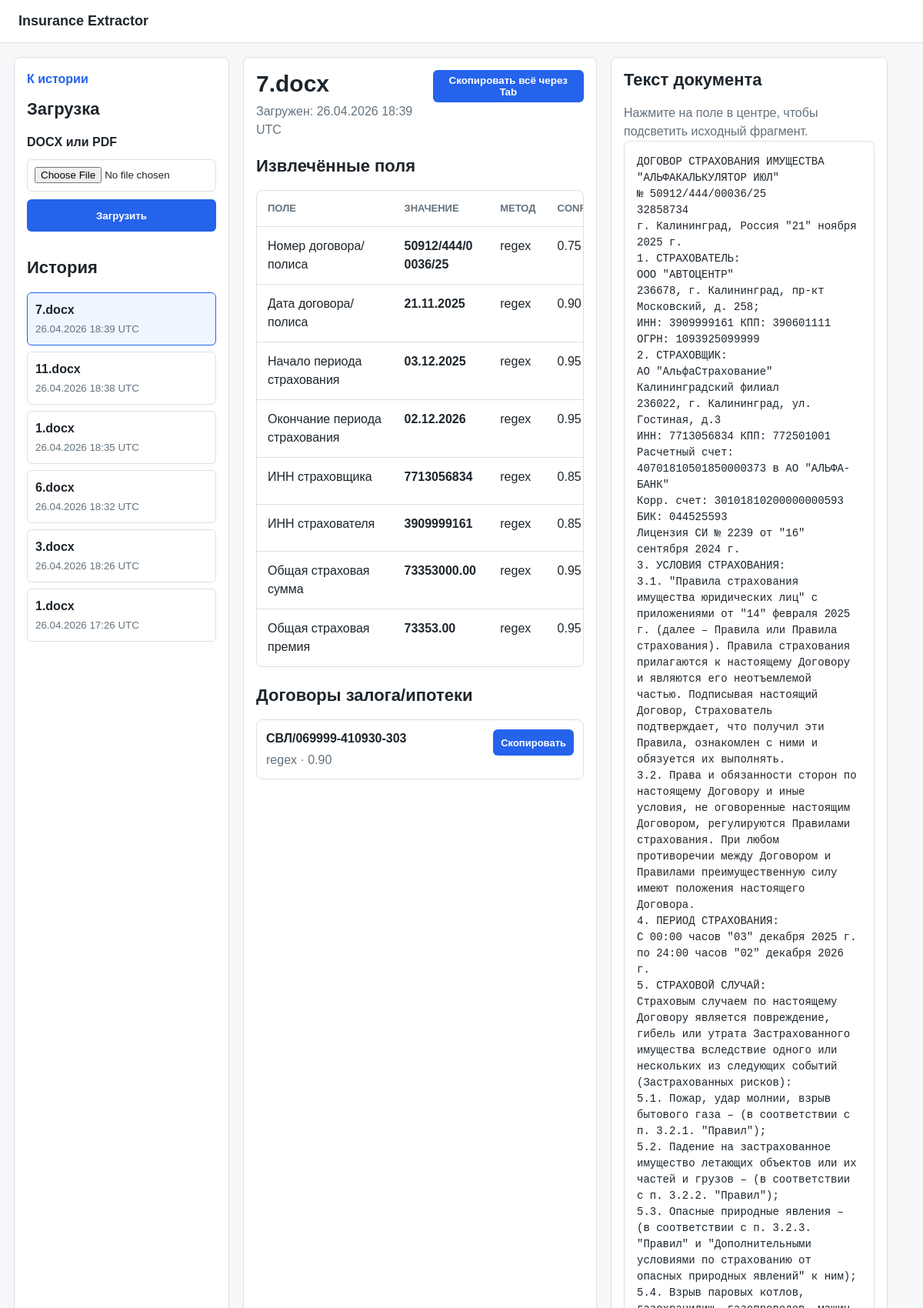
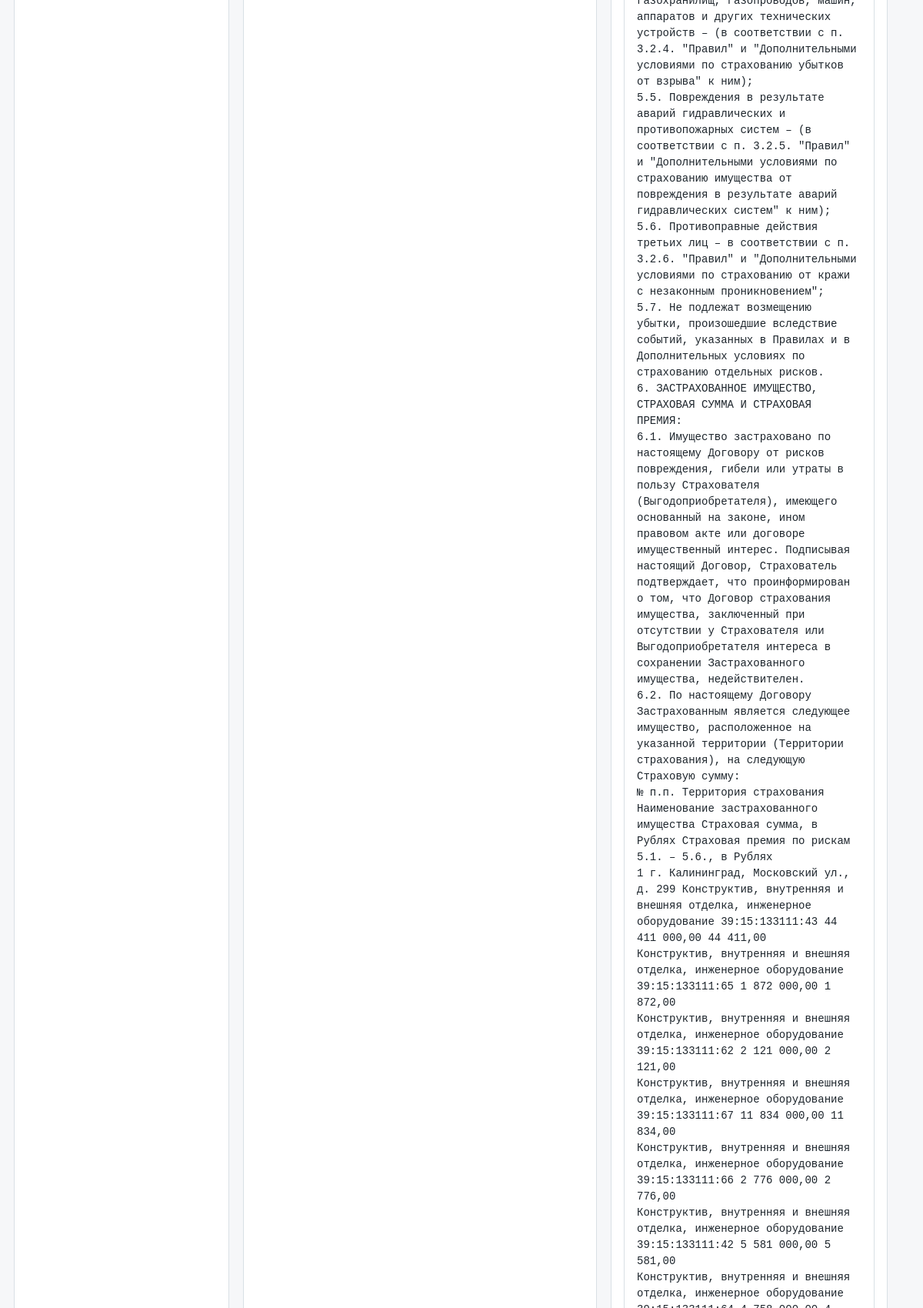
The app's page /documents/6 (upper part) with its own data (2 pictures, top to bottom).
### app/models.py (models this page shows, shortened)
class Document(db.Model):
    __tablename__ = "documents"
    id = db.Column(db.Integer, primary_key=True)
    original_filename = db.Column(db.String(255), nullable=False)
    stored_filename = db.Column(db.String(255), nullable=False, unique=True)
    file_path = db.Column(db.String(500), nullable=False)
    text_content = db.Column(db.Text, nullable=True)
    extraction_result_json = db.Column(db.Text, nullable=True)
    status = db.Column(db.String(50), nullable=False, default="uploaded")
    created_at = db.Column(
        db.DateTime,
        nullable=False,
        default=lambda: datetime.now(timezone.utc),
    )

### app/routes.py (the view)
@main_bp.route("/documents/<int:document_id>")
def document_detail(document_id):
    document = db.session.get(Document, document_id)
    if document is None:
        abort(404)
    documents = Document.query.order_by(Document.created_at.desc()).all()
    extraction_data = load_extraction_data(document)
    field_rows = field_rows_from_extraction(extraction_data)
    pledge_fields = extraction_data.get("pledge_agreements", [])
    highlighted_text = build_highlighted_text(
        document.text_content or "",
        source_texts_from_extraction(extraction_data),
    )
    copy_all_text = build_copy_all_text(field_rows, pledge_fields)
    return render_template(
        "document.html",
        document=document,
        documents=documents,
        field_rows=field_rows,
        pledge_fields=pledge_fields,
        highlighted_text=highlighted_text,
        copy_all_text=copy_all_text,
    )

### app/routes.py (called while the page is built, shortened)
def load_extraction_data(document):
    if document.extraction_result_json:
        return json.loads(document.extraction_result_json)

def field_rows_from_extraction(extraction_data):
    rows = []
    for key in FIELD_ORDER:
        field = extraction_data.get(key)
        if field:
            rows.append(field)
    return rows

def source_texts_from_extraction(extraction_data):
    source_texts = []
    for key in FIELD_ORDER:
        field = extraction_data.get(key) or {}
        source_text = field.get("source_text")
        if source_text:
            source_texts.append(source_text)
    for field in extraction_data.get("pledge_agreements", []):
        source_text = field.get("source_text")
        if source_text:
            source_texts.append(source_text)
    return source_texts

def build_copy_all_text(field_rows, pledge_fields):
    lines = ["Поле\tЗначение\tМетод\tConfidence\tПредупреждения"]
    for field in field_rows + pledge_fields:
        warnings = "; ".join(field.get("warnings") or [])
        lines.append(
            "\t".join(
                [
                    field.get("label") or field.get("name") or "",
                    field.get("value") or "",
                    field.get("method") or "",
                    str(field.get("confidence") if field.get("confidence") is not None else ""),
                    warnings,
                ]
            )
        )
    return "\n".join(lines)

### app/templates/document.html (shortened to what this page needs)
{% extends "base.html" %}
{% block content %}
<section class="document-workspace">
    <aside class="workspace-panel left-panel">
        <a class="back-link" href="{{ url_for('main.index') }}">К истории</a>
        <h2>Загрузка</h2>
        <form class="upload-form compact-upload" method="post" action="{{ url_for('main.index') }}" enctype="multipart/form-data">
            <label class="file-label" for="document">DOCX или PDF</label>
            <input id="document" name="document" type="file" accept=".docx,.pdf" required>
            <button type="submit">Загрузить</button>
        </form>
        <h2>История</h2>
        <div class="history-list">
            {% for item in documents %}
                <a class="history-item {% if item.id == document.id %}is-active{% endif %}" href="{{ url_for('main.document_detail', document_id=item.id) }}">
                    <span>{{ item.original_filename }}</span>
                    <small>{{ item.created_at.strftime("%d.%m.%Y %H:%M") }} UTC</small>
                </a>
            {% endfor %}
        </div>
    </aside>
    <section class="workspace-panel center-panel">
        <div class="document-heading">
            <div>
                <h1>{{ document.original_filename }}</h1>
                <p class="muted">Загружен: {{ document.created_at.strftime("%d.%m.%Y %H:%M") }} UTC</p>
            </div>
            <button type="button" data-copy-all>Скопировать всё через Tab</button>
        </div>
        <h2>Извлечённые поля</h2>
        <div class="fields-table-wrap">
            <table class="fields-table">
                <thead>
                    <tr>
                        <th>Поле</th>
                        <th>Значение</th>
                        <th>Метод</th>
                        <th>Confidence</th>
                    </tr>
                </thead>
                <tbody>
                    {% for field in field_rows %}
                        <tr class="source-row" data-source-text="{{ field.source_text or '' }}">
                            <td>{{ field.label }}</td>
                            <td class="field-value">{{ field.value or "—" }}</td>
                            <td>{{ field.method }}</td>
                            <td>{{ "%.2f"|format(field.confidence) }}</td>
                        </tr>
                    {% endfor %}
                </tbody>
            </table>
        </div>
        <h2>Договоры залога/ипотеки</h2>
        {% if pledge_fields %}
            <div class="pledge-list">
                {% for field in pledge_fields %}
                    <div class="pledge-item source-row" data-source-text="{{ field.source_text or '' }}">
                        <div>
                            <strong>{{ field.value }}</strong>
                            <span>{{ field.method }} · {{ "%.2f"|format(field.confidence) }}</span>
                        </div>
                        <button type="button" class="copy-button" data-copy-value="{{ field.value or '' }}">Скопировать</button>
                    </div>
                {% endfor %}
            </div>
        {% else %}
            <p class="empty">Договоры залога/ипотеки не найдены.</p>
        {% endif %}
    </section>
    <aside class="workspace-panel right-panel">
        <h2>Текст документа</h2>
        <p class="muted">Нажмите на поле в центре, чтобы подсветить исходный фрагмент.</p>
        {% if document.text_content %}
            <pre class="text-preview source-text-preview" data-document-text>{{ document.text_content }}</pre>
        {% else %}
            <p class="empty">Текст не найден.</p>
        {% endif %}
    </aside>
</section>
{% endblock %}

### app/static/css/style.css (style rules this page uses)
:root { --bg: #f6f7f9; --surface: #ffffff; --surface-muted: #eef3f5; --text: #1d252c; --muted: #64727d; --border: #d9e0e5; --primary: #2563eb; --primary-dark: #1d4ed8; --success-bg: #e7f7ed; --success-text: #166534; --error-bg: #fdecec; --error-text: #991b1b; --accent: #0f766e; }
* { box-sizing: border-box; }
body { margin: 0; background: var(--bg); color: var(--text); font-family: Arial, Helvetica, sans-serif; line-height: 1.5; }
h1, h2 { margin: 0 0 18px; line-height: 1.2; }
h1 { font-size: 30px; }
h2 { font-size: 22px; }
.upload-form { display: grid; gap: 10px; max-width: 720px; }
.file-label { font-weight: 700; }
input[type="file"] { width: 100%; min-height: 42px; padding: 9px; background: var(--surface); border: 1px solid var(--border); border-radius: 6px; }
button { min-height: 42px; padding: 0 18px; color: #ffffff; background: var(--primary); border: 0; border-radius: 6px; cursor: pointer; font-weight: 700; }
table { width: 100%; min-width: 680px; border-collapse: collapse; }
th, td { padding: 13px 14px; border-bottom: 1px solid var(--border); text-align: left; vertical-align: top; }
th { color: var(--muted); font-size: 13px; text-transform: uppercase; }
tbody tr:last-child td { border-bottom: 0; }
.text-link, .back-link { color: var(--primary); font-weight: 700; text-decoration: none; }
.back-link { display: inline-block; margin-bottom: 14px; }
.text-preview { min-height: 360px; max-height: 620px; overflow: auto; margin: 0; padding: 16px; background: var(--surface); border: 1px solid var(--border); border-radius: 8px; color: var(--text); font-family: Consolas, "Courier New", monospace; font-size: 14px; white-space: pre-wrap; overflow-wrap: anywhere; }
.document-workspace { display: grid; grid-template-columns: 280px minmax(460px, 1fr) minmax(360px, 0.9fr); gap: 18px; min-height: calc(100vh - 57px); padding: 18px; }
.workspace-panel { min-width: 0; background: var(--surface); border: 1px solid var(--border); border-radius: 8px; padding: 16px; }
.left-panel, .right-panel { position: sticky; top: 18px; max-height: calc(100vh - 36px); overflow: auto; }
.document-heading { display: flex; justify-content: space-between; gap: 16px; align-items: flex-start; margin-bottom: 22px; }
.document-heading h1 { margin-bottom: 6px; overflow-wrap: anywhere; }
.muted { color: var(--muted); margin: 0; }
.compact-upload { margin-bottom: 24px; }
.compact-upload input[type="file"], .compact-upload button { width: 100%; }
.history-list { display: grid; gap: 8px; }
.history-item { display: grid; gap: 3px; padding: 10px; color: var(--text); border: 1px solid var(--border); border-radius: 6px; text-decoration: none; }
.history-item:hover, .history-item.is-active { border-color: var(--primary); background: #eff6ff; }
.history-item span { overflow-wrap: anywhere; font-weight: 700; }
.history-item small { color: var(--muted); }
.fields-table-wrap { overflow-x: auto; border: 1px solid var(--border); border-radius: 8px; margin-bottom: 24px; }
.fields-table { min-width: 780px; }
.field-value { font-weight: 700; overflow-wrap: anywhere; }
.copy-button { min-height: 34px; padding: 0 10px; font-size: 13px; }
.pledge-list { display: grid; gap: 10px; }
.pledge-item { display: flex; justify-content: space-between; gap: 12px; align-items: flex-start; padding: 12px; border: 1px solid var(--border); border-radius: 8px; }
.pledge-item strong, .pledge-item span { display: block; }
.pledge-item span { color: var(--muted); margin-top: 4px; }
.source-text-preview { min-height: calc(100vh - 150px); max-height: calc(100vh - 150px); }
.source-row { cursor: pointer; }

### records on screen
Document: original_filename "7.docx", created_at "26.04.2026 18:39"
Document: original_filename "11.docx", created_at "26.04.2026 18:38"
Document: original_filename "1.docx", created_at "26.04.2026 18:35"
Document: original_filename "6.docx", created_at "26.04.2026 18:32"
Document: original_filename "3.docx", created_at "26.04.2026 18:26"
Document: original_filename "1.docx", created_at "26.04.2026 17:26"

### other values on screen
{{ field.label }} "Номер договора/полиса" "Дата договора/полиса" "Начало периода страхования" "Окончание периода страхования" "ИНН страховщика" "ИНН страхователя" "Общая страховая сумма" "Общая страховая премия"
{{ field.value or "—" }} "50912/444/00036/25" "21.11.2025" "03.12.2025" "02.12.2026" "7713056834" "3909999161" "73353000.00" "73353.00"
{{ field.method }} "regex" "regex" "regex" "regex" "regex" "regex" "regex" "regex"
{{ "%.2f"|format(field.confidence) }} "0.75" "0.90" "0.95" "0.95" "0.85" "0.85" "0.95" "0.95"
{{ field.value }} "СВЛ/069999-410930-303"
{{ field.method }} "regex"
{{ "%.2f"|format(field.confidence) }} "0.90"
